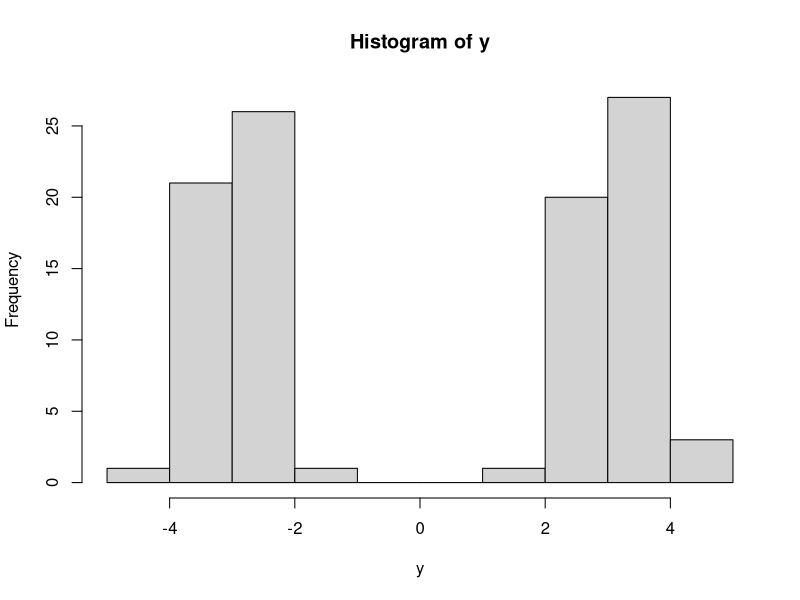

This chart was generated by the following R code: (Note: this script raises an error after producing the figure.)
###Contour plots
require(grDevices) # for colours
require(mvtnorm)

###Generating the data
n.iter<-100
sigma<-0.5
ndata<-100
w1<-0.5                             ###mixture weights
w2<-1-w1
u<-runif(ndata)<w1
y<-u*rnorm(ndata, mean = -3, sd = sigma)+(1-u)*rnorm(ndata, mean = 3, sd = sigma)
hist(y)

###Generating the plot grid
x.points <-seq(-5,5,length.out=100)
y.points <-x.points
z.post<-matrix(0,nrow=100,ncol=100)
z.lap<-z.post
z.vb<-z.post
z.ep<-z.post


###Generating the approximations to the posterior
estLAP<-laplace_approx(model, inits = c(mu1 = 0, mu2 = 1.13), 100, y = y)
estVB<-VBMixture(data = y, sigma = sigma,  eps = 1e-3)
estEP<-EPGM(n = length(y),x = y,iter = n.iter,likelihood_var = sigma,w = 0.5)

estVB.mean<-estVB[1,]
estVB.CovMat<-matrix(c(estVB[2,1],0,0,estVB[2,2]),2,2)
estEP.mean<-estEP$mu[,dim(estEP$mu)[2]]
#estEP.CovMat<-round(matrix(c(estEP$Sigma[,(dim(estEP$Sigma)[2]-1):dim(estEP$Sigma)[2]]),2,2))
estEP.CovMat<-matrix(c(estEP$Sigma[,(dim(estEP$Sigma)[2]-1):dim(estEP$Sigma)[2]]),2,2)
#estEP.CovMat<-matrix(c(estEP$Sigma[,3:4]),2,2)


model <- function(p, y) {
  #log_lik<-sum(w1*dnorm(y, p["mu1"], sigma)+(1-w1)*dnorm(y, p["mu2"], sigma, log = T))
  log_lik<-sum(log(w1*dnorm(y, p["mu1"], sigma)+(1-w1)*dnorm(y, p["mu2"], sigma)))
  log_post <- log_lik + dnorm(p["mu1"], 1, 100, log = T) + dnorm(p["mu2"], 1, 100, log = T) 
  return("logpost"=log_post)
}

for (i in 1:100) {
  for (j in 1:100) {
    z.post[i,j]<-model(c("mu1"=x.points[i],"mu2"=y.points[j]),y)
    z.lap[i,j] <-dmvnorm(c(x.points[i],y.points[j]),mean=estLAP$PosteriorMean,sigma=estLAP$CovMat)
    z.vb[i,j] <-dmvnorm(c(x.points[i],y.points[j]),mean=estVB.mean,sigma=estVB.CovMat)
    z.ep[i,j] <-dmvnorm(c(x.points[i],y.points[j]),mean=estEP.mean,sigma=estEP.CovMat) 
  }
}
contour(x.points,y.points,exp(z.post)/sum(exp(z.post)))#,color=terrain.colors,colorkey=FALSE)
contour(x.points,y.points,z.lap,add=TRUE, col=2)
contour(x.points,y.points,z.vb,add=TRUE, col=5)
contour(x.points,y.points,z.ep,add=TRUE, col=3)

